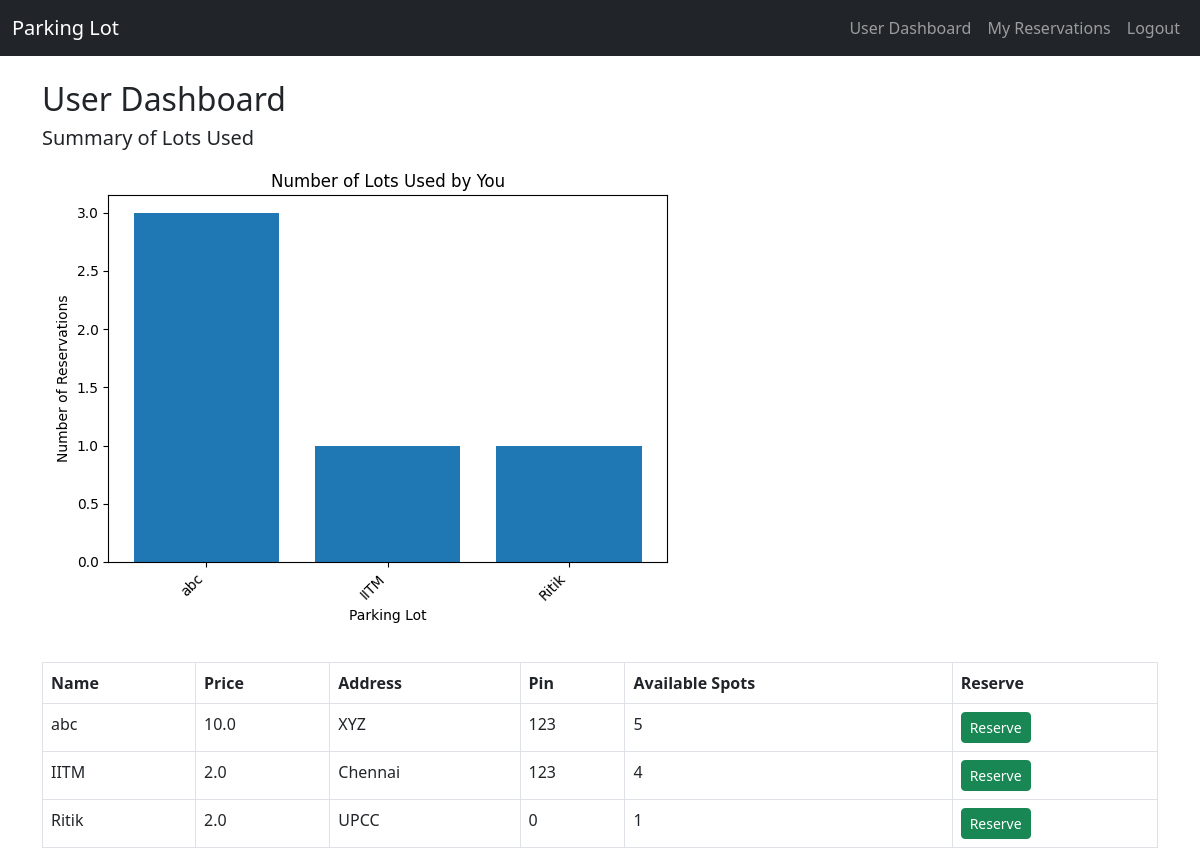
/user (signed in), run on the app's committed database.
### models.py (models this page shows)
class ParkingLot(db.Model):
    id = db.Column(db.Integer, primary_key=True)
    prime_location_name = db.Column(db.String(120), nullable=False)
    price = db.Column(db.Float, nullable=False)
    address = db.Column(db.String(200), nullable=False)
    pin_code = db.Column(db.Integer, nullable=False)
    maximum_number_of_spots = db.Column(db.Integer, nullable=False)
    spots = db.relationship('ParkingSpot', backref='lot', lazy=True)

### app.py (the view)
@app.route('/user')
def user_dashboard():
    if session.get('role') != 'user':
        return redirect(url_for('login'))
    lots = ParkingLot.query.all()
    user_id = session['user_id']
    reservations = Reservation.query.filter_by(user_id=user_id).all()
    lot_counts = {}
    for r in reservations:
        lot_name = r.spot.lot.prime_location_name
        lot_counts[lot_name] = lot_counts.get(lot_name, 0) + 1
    chart_url = None
    if lot_counts:
        fig, ax = plt.subplots()
        ax.bar(lot_counts.keys(), lot_counts.values())
        ax.set_xlabel('Parking Lot')
        ax.set_ylabel('Number of Reservations')
        ax.set_title('Number of Lots Used by You')
        plt.xticks(rotation=45, ha='right')
        buf = io.BytesIO()
        plt.tight_layout()
        plt.savefig(buf, format='png')
        buf.seek(0)
        chart_url = base64.b64encode(buf.getvalue()).decode('utf8')
        plt.close(fig)
    return render_template('user_dashboard.html', lots=lots, chart_url=chart_url)

### templates/user_dashboard.html (shortened to what this page needs)
{% extends 'base.html' %}
{% block content %}
<h2>User Dashboard</h2>
{% if chart_url %}
<div class="mb-4">
  <h5>Summary of Lots Used</h5>
  <img class="img-fluid" alt="Lots Used Chart"/>
</div>
{% endif %}
<table class="table table-bordered">
  <thead><tr><th>Name</th><th>Price</th><th>Address</th><th>Pin</th><th>Available Spots</th><th>Reserve</th></tr></thead>
  <tbody>
    {% for lot in lots %}
    <tr>
      <td>{{ lot.prime_location_name }}</td>
      <td>{{ lot.price }}</td>
      <td>{{ lot.address }}</td>
      <td>{{ lot.pin_code }}</td>
      <td>{{ lot.spots|selectattr('status', 'equalto', 'A')|list|length }}</td>
      <td>
        {% if lot.spots|selectattr('status', 'equalto', 'A')|list|length > 0 %}
        <a href="/reserve/{{ lot.id }}" class="btn btn-sm btn-success">Reserve</a>
        {% else %}
        <span class="text-danger">Full</span>
        {% endif %}
      </td>
    </tr>
    {% endfor %}
  </tbody>
</table>
{% endblock %}

### data on the page
ParkingLot: prime_location_name "abc", price "10.0", address "XYZ", pin_code "123", spots|selectattr "5"
ParkingLot: prime_location_name "IITM", price "2.0", address "Chennai", pin_code "123", spots|selectattr "4"
ParkingLot: prime_location_name "Ritik", price "2.0", address "UPCC", pin_code "0", spots|selectattr "1"
